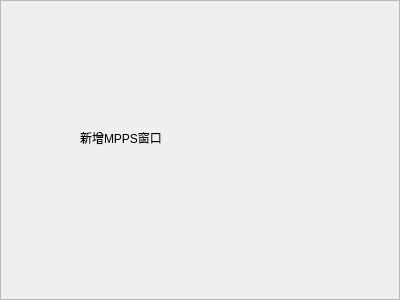
<?xml version="1.0" encoding="UTF-8"?>
<ui version="4.0">
 <class>MppsCreateWidget</class>
 <widget class="QFrame" name="MppsCreateWidget">
  <property name="geometry">
   <rect>
    <x>0</x>
    <y>0</y>
    <width>400</width>
    <height>300</height>
   </rect>
  </property>
  <property name="windowTitle">
   <string>Frame</string>
  </property>
  <property name="frameShape">
   <enum>QFrame::StyledPanel</enum>
  </property>
  <property name="frameShadow">
   <enum>QFrame::Raised</enum>
  </property>
  <widget class="QLabel" name="label">
   <property name="geometry">
    <rect>
     <x>80</x>
     <y>130</y>
     <width>121</width>
     <height>16</height>
    </rect>
   </property>
   <property name="text">
    <string>新增MPPS窗口</string>
   </property>
  </widget>
 </widget>
 <resources/>
 <connections/>
</ui>
